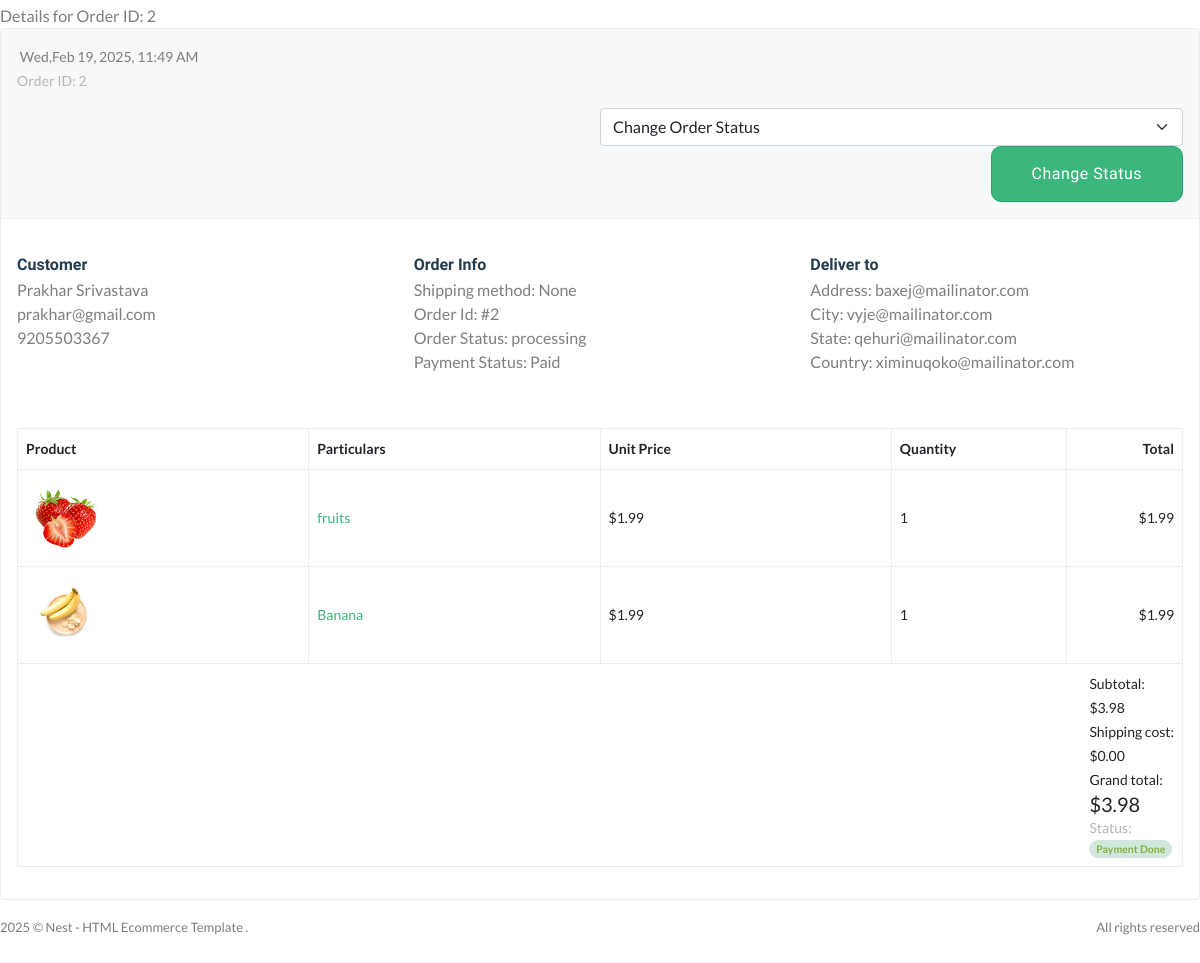
Page /useradmin/order/2 (lower part) on the earlier database version.
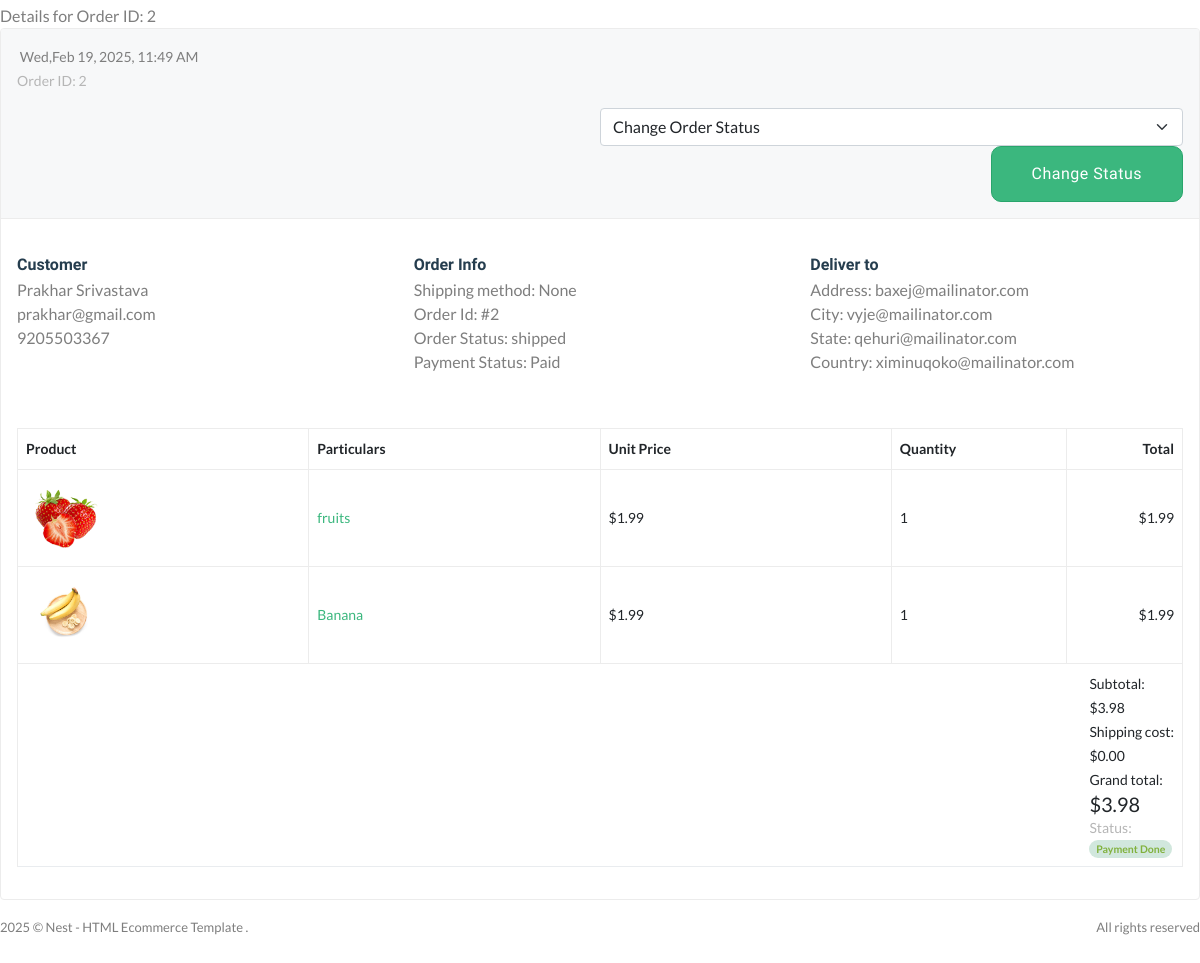
Same page on the later database version.
### core/models.py (models this page shows)
class CartOrder(models.Model):
    user = models.ForeignKey(User,on_delete=models.CASCADE)
    full_name = models.CharField(max_length=200,null=True,blank=True)
    email = models.EmailField(null=True,blank=True)
    mobile = models.CharField(max_length=50,null=True,blank=True)
    address = models.CharField(max_length=200,null=True,blank=True)
    city = models.CharField(max_length=200,null=True,blank=True)
    state = models.CharField(max_length=200,null=True,blank=True)
    country = models.CharField(max_length=200,null=True,blank=True)
    price = models.DecimalField(max_digits=12,decimal_places=2,default='0.00')
    saved = models.DecimalField(max_digits=12,decimal_places=2,default='0.00')
    coupons = models.ManyToManyField(Coupons,blank=True)
    shipping_address = models.CharField(max_length=200,null=True,blank=True)
    tracking_id = models.CharField(max_length=200,null=True,blank=True)
    tracking_website_id= models.CharField(max_length=200,null=True,blank=True)
    stripe_payment_intent = models.CharField(max_length=1000,null=True,blank=True)
    oid = ShortUUIDField(max_length=10,length=4,unique=True,alphabet='1234567890')
    order_date = models.DateTimeField(auto_now_add=True)
    paid_status = models.BooleanField(default=False)
    price = models.DecimalField(max_digits=999999,decimal_places=2,default='1.99')
    product_status = models.CharField(choices=STATUS_CHOICE, max_length=30, default='processing')
    class Meta:
        verbose_name_plural  = 'Cart order'

### userauths/models.py (models this page shows, shortened)
class User(AbstractUser):
    email = models.EmailField(unique=True)
    username = models.CharField(max_length=100)
    bio = models.CharField(max_length=100)
    USERNAME_FIELD ="email"
    REQUIRED_FIELDS = ["username"]

class Profile(models.Model):
    user=models.OneToOneField(User,on_delete=models.CASCADE,related_name='profile')
    image = models.ImageField(upload_to='image')
    full_name = models.CharField(max_length=100,null=True, blank=True)
    bio=models.CharField(max_length=200, blank=True, null=True)
    mobile = models.CharField(max_length=10)
    verified=models.BooleanField(default=False)

### useradmin/views.py (the view)
# urls.py: path('order/<id>', views.order_details_view, name='order_details'),
def order_details_view(request,id):
    order=CartOrder.objects.get(id=id)
    cart_order = CartOrderItems.objects.filter(order=order)
    context={
        'order':order,
        'cart_order':cart_order
        }
    return render(request,'useradmin/order-details.html',context)

### core/context_processor.py (called while the page is built)
def default(request):
    categories = Category.objects.all()
    products = Product.objects.all()
    vendors = Vendor.objects.all()
    min_max_price = Product.objects.aggregate(min_price=Min('price'),max_price=Max('price'))
    try:
          address = Address.objects.get(user=request.user)
    except:
         address=None
    try:
         wishlist = Wishlist.objects.filter(user=request.user)
    except:
          wishlist=None
          messages.warning(request,'You need to login before adding products to wishlist')
    return {
         'categories':categories,
         'address':address,
         'vendors':vendors,
         'min_max_price':min_max_price,
         'wishlist':wishlist
    }

### templates/useradmin/order-details.html (shortened to what the changed rows need)
{% extends 'useradmin/base.html' %}
{%load static%}
{%block content%}
<section class="content-main">
    <div class="content-header">
        <div>
            <p>Details for Order ID: {{order.id}}</p>
        </div>
    </div>
    <div class="card">
        <header class="card-header">
            <div class="row align-items-center">
                <div class="col-lg-6 col-md-6 mb-lg-0 mb-15">
                    <span>  <b>{{order.order_date|date:'D,M d, Y, h:i A'}}</b> </span> <br />
                    <small class="text-muted">Order ID: {{order.id}}</small>
                </div>
                <form action="{% url 'useradmin:change_order_status' order.oid%}" method="POST">
                    <div class="col-lg-6 col-md-6 ms-auto text-md-end">
                        <select value='{{order.product_status}}' class="form-select d-inline-block mb-lg-0 mr-5 mw-200" name='status'>
                            <option value="processing">Change Order Status</option>
                        </select>
                        <button  class="btn btn-primary" type='submit'>Change Status</button>
                    </div>
                </form>
            </div>
        </header>
        <div class="card-body">
            <div class="row mb-50 mt-20 order-info-wrap">
                <div class="col-md-4">
                    <article class="icontext align-items-start">
                        <div class="text">
                            <h6 class="mb-1">Customer</h6>
                            <p class="mb-1">
                                {{order.user.profile.full_name|title}} <br />
                                {{order.user.email}} <br />
                                {{order.user.profile.mobile}} <br />
                            </p>
                        </div>
                    </article>
                </div>
                <div class="col-md-4">
                    <article class="icontext align-items-start">
                        <div class="text">
                            <h6 class="mb-1">Order Info</h6>
                            <p class="mb-1">
                                Shipping method: None <br />
                                Order Id: #{{order.id}} <br />
                                Order Status: {{order.product_status}} <br />
                                {%if order.paid_status == True%}
                                Payment Status: Paid <br />
                                {%else%}
                                Payment Status: Not Paid <br />
                                {%endif%}
                            </p>
                        </div>
                    </article>
                </div>
                <div class="col-md-4">
                    <article class="icontext align-items-start">
                        <div class="text">
                            <h6 class="mb-1">Deliver to</h6>
                            <p class="mb-1">
                                Address: {{order.address}} <br />
                                City: {{order.city}} <br />
                                State: {{order.state}} <br />
                                Country: {{order.country}} <br />
                            </p>
                        </div>
                    </article>
                </div>
            </div>
            <div class="row">
                <div class="col-lg-12">
                    <div class="table-responsive">
                        <table class="table">
                            <thead>
                                <tr>
                                    <th width="25%">Product</th>
                                    <th width="25%">Particulars</th>
                                    <th width="25%">Unit Price</th>
                                    <th width="15%">Quantity</th>
                                    <th width="35%" class="text-end">Total</th>
                                </tr>
                            </thead>
                            <tbody>
                                <tr>
                                    <td colspan="5">
                                        <article class="float-end">
                                            <dl class="dlist">
                                                <dt>Subtotal:</dt>
                                                <dd>${{order.price}}</dd>
                                            </dl>
                                            <dl class="dlist">
                                                <dd><b class="h5">${{order.price}}</b></dd>
                                            </dl>
                                        </article>
                                    </td>
                                </tr>
                            </tbody>
                        </table>
                    </div>
                </div>
            </div>
        </div>
    </div>
</section>
{%endblock content%}

Differences in the rows shown:
changed CartOrder "baxej@mailinator.com": product_status "processing" → "shipped"
